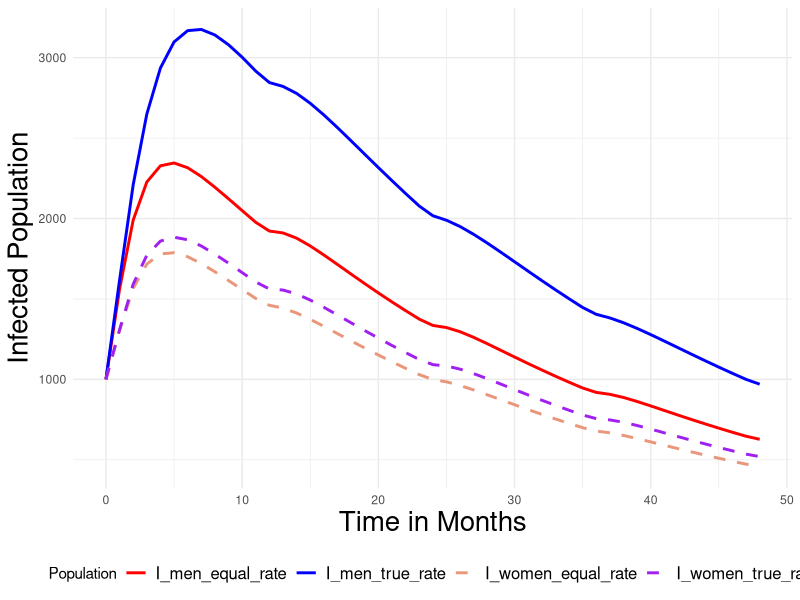
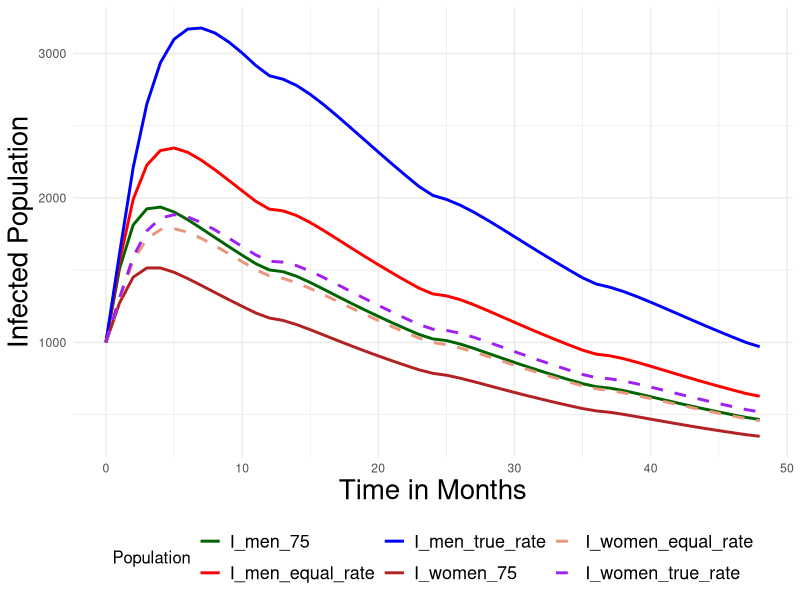
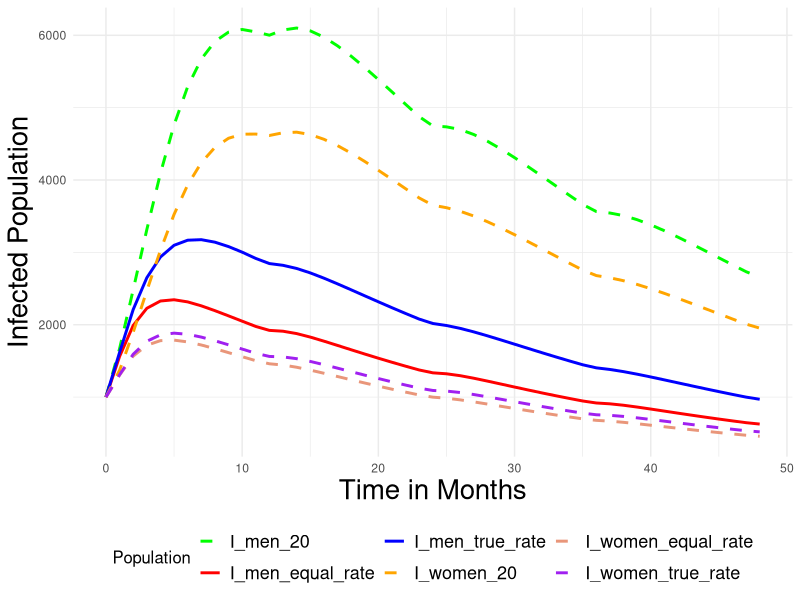
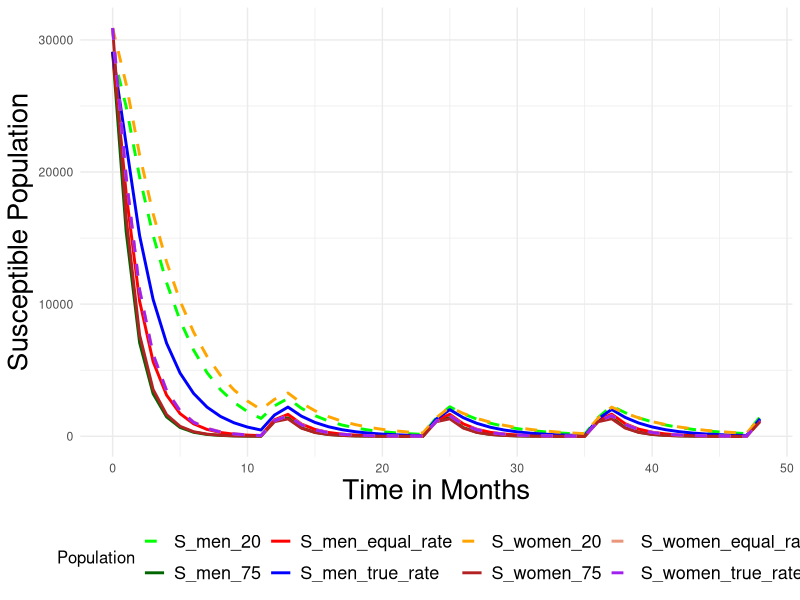
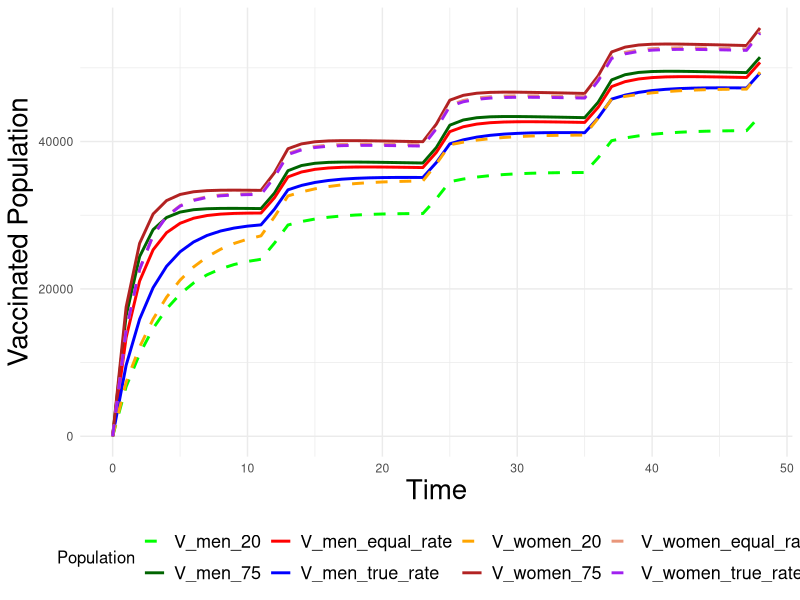

These figures' R source, in order:
# Load required libraries
library(deSolve)
library(pracma)
library(ggplot2)
library(dplyr)
library(tidyr)

lambda <- mean(rpois(1000, 2))

# Define the differential equations function for men and women
# Define the differential equations function for men and women
DiffEq <- function(t, state, parameters){
  with(as.list(c(state, parameters)), {
    # For men
    DS_men <- -lambda*beta*S_men*I_women/(V_men+I_men+S_men) - S_men*alpha_men 
    DI_men <- lambda*beta*S_men*I_women/(V_men+I_men+S_men) - (I_men*0.9)/24 + (beta*V_men*(1-0.998))/(V_men+I_men+S_men)
    DV_men <- S_men*alpha_men - beta*V_men*(1-0.998)
    
    # For women
    DS_women <- -beta*S_women*I_men/(V_women+I_women+S_women) - S_women*alpha_women
    DI_women <- beta*S_women*I_men/(V_women+I_women+S_women) - (I_women*0.9)/24 + (beta*V_women*(1-0.998))/(V_women+I_women+S_women)
    DV_women <- S_women*alpha_women - beta*V_women*(1-0.998)
    
    
    # Introduce a pulse of susceptible individuals every 12 steps for both men and women
    if (round(t) %% 12 == 0) {
      DS_men <- DS_men + 0.485*pulse_amount*0.41 - 1/4*DS_men   #<- you need to change this number (0.0.41)
      DV_men <- DV_men - 1/4*DV_men + 0.485*pulse_amount*0.59   #<- you need to change this number (0.59)
      DI_men <- DI_men - 1/4*DI_men                       # these need to be out of 1 tho so make sure that is the case
      
      DS_women <- DS_women + 0.515*pulse_amount*0.36 - 1/4*DS_women #<- you need to change this number (0.36)
      DV_women <- DV_women - 1/4*DV_women + 0.515*pulse_amount*0.64 #<- you need to change this number (0.64)
      DI_women <- DI_women - 1/4*DI_women 
    }
    
    list(c(DS_men, DI_men, DV_men, DS_women, DI_women, DV_women))
  })
}

# Set initial state for men and women
state <- c(S_men = 60000*0.485, I_men = 1000, V_men = 0,
           S_women = 60000*0.515, I_women = 1000, V_women = 0)
pulse_amount <- 13665
# Set time points for simulation
times <- seq(0, 4*12, by = 1)

### Scenario 1: Separate alpha values for men and women
parameters1 <- c(beta = 0.8795*0.479, alpha_men = 0.34, alpha_women = 0.552, lambda=lambda)
out1 <- ode(y = state, times = times, func = DiffEq, parms = parameters1)

### Scenario 2: Same alpha for men and women
parameters2 <- c(beta = 0.8795*0.479, alpha_men = 0.552, alpha_women = 0.552, lambda=lambda)
out2 <- ode(y = state, times = times, func = DiffEq, parms = parameters2)

### Scenario 3: both sexes have vaccination rates of 0.75
parameters3 <- c(beta = 0.8795*0.479, alpha_men = 0.75, alpha_women = 0.75, lambda=lambda)
out3 <- ode(y=state, times = times, func=DiffEq, parms = parameters3)


### Scenario 1: Separate alpha values for men and women
parameters4 <- c(beta = 0.8795*0.479, alpha_men = 0.2, alpha_women = 0.2, lambda=lambda)
out4 <- ode(y = state, times = times, func = DiffEq, parms = parameters4)


# Initialize vectors to store total infected at the end of each year (12, 24, 36, 48 months)
total_infected_1 <- numeric(16)
total_infected_2 <- numeric(16)
total_infected_3 <- numeric(16)
total_infected_4 <- numeric(16)
total_men_1 <- numeric(16)
total_men_2 <- numeric(16)
total_men_3 <- numeric(16)
total_men_4 <- numeric(16)
total_women_1 <- numeric(16)
total_women_2 <- numeric(16)
total_women_3 <- numeric(16)
total_women_4 <- numeric(16)


# Count cumulative infected individuals (currently infected + recovered) for Scenario 1
for (i in 1:16) {
  time_index <- i * 3 # Time point at the end of each year
  total_infected_1[i] <- out1[time_index, "I_men"] + out1[time_index, "I_women"]
  total_men_1[i] <- out1[time_index, "I_men"]
  total_women_1[i] <- out1[time_index, "I_women"]
}

# Count cumulative infected individuals (currently infected + recovered) for Scenario 2
for (i in 1:16) {
  time_index <- i * 3 # Time point at the end of each year
  total_infected_2[i] <- out2[time_index, "I_men"] + out2[time_index, "I_women"]
  total_men_2[i] <- out2[time_index, "I_men"]
  total_women_2[i] <- out2[time_index, "I_women"]
}

# Count cumulative infected individuals (currently infected + recovered) for Scenario 2
for (i in 1:16) {
  time_index <- i * 3  # Time point at the end of each year
  total_infected_3[i] <- out3[time_index, "I_men"] + out3[time_index, "I_women"]
  total_men_3[i] <- out3[time_index, "I_men"]
  total_women_3[i] <- out3[time_index, "I_women"]
}

# Count cumulative infected individuals (currently infected + recovered) for Scenario 2
for (i in 1:16) {
  time_index <- i * 3  # Time point at the end of each year
  total_infected_4[i] <- out4[time_index, "I_men"] + out4[time_index, "I_women"]
  total_men_4[i] <- out4[time_index, "I_men"]
  total_women_4[i] <- out4[time_index, "I_women"]
}


# Print the cumulative infected counts for Scenario 1
print("Cumulative Infected Counts current Vaccination rate (Every 3 Months):")
print(round(sum(total_infected_1),0))
print("Cumulative Infected Counts matched Vaccination rate (Every 3 Months):")
print(round(sum(total_infected_2),0))
print("Cumulative Infected Counts 75% Vaccination rate (Every 3 Months):")
print(round(sum(total_infected_3),0))
print("Cumulative Infected men Counts Scenario 1 (over 4 years):")
print(round(sum(total_men_1),0))
print(round(sum(total_women_1), 0))
print("Cumulative Infected men Counts Scenario 2 (Every 3 Months):")
print(round(sum(total_men_2),0))
print(round(sum(total_women_2),0))
print("Cumulative Infected men Counts Scenario 2 (Every 3 Months):")
print(round(sum(total_men_3),0))
print(round(sum(total_women_3),0))
print(round(sum(total_men_4),0))
print(round(sum(total_women_4),0))


library(ggplot2)
library(tidyr)
# Prepare the data for combined Scenario 1 and Scenario 2 (only Infected)
data_combined1 <- data.frame(
  time = out1[, "time"],
  I_men_true_rate = out1[, "I_men"],         # Scenario 1
  I_women_true_rate = out1[, "I_women"],      # Scenario 1
  I_men_equal_rate = out2[, "I_men"],
  I_women_equal_rate = out2[, 'I_women']
)

# Convert to long format
data_combined_long1 <- gather(data_combined1, key = "Population", value = "Count", -time)

# Define colors and line types
colors_combined1 <- c("I_men_true_rate" = "blue", "I_women_true_rate" = "purple", 
                     "I_men_equal_rate" = "red", 'I_women_equal_rate' = 'darksalmon')

# Update the line types to valid ggplot2 types
line_types_combined1<- c("I_men_true_rate" = "solid", "I_women_true_rate" = "dashed", 
                         "I_men_equal_rate" = "solid",'I_women_equal_rate' = "dashed")

# Plot for combined Scenario 1 and Scenario 2 (Infected)
ggplot(data_combined_long1, aes(x = time, y = Count, color = Population, linetype = Population)) +
  geom_line(size = 1) +
  scale_color_manual(values = colors_combined1) +
  scale_linetype_manual(values = line_types_combined1) +
  labs(x = "Time in Months", y = "Infected Population", color = "Population") +
  theme_minimal() +
  theme(legend.position = "bottom",axis.title.x = element_text(size = 20),  # Change size of x-axis label
        axis.title.y = element_text(size = 20),
        legend.title = element_text(size = 11),   # Change size of legend title
        legend.text = element_text(size = 12))

data_combined2 <- data.frame(
  time = out1[, "time"],
  I_men_true_rate = out1[, "I_men"],         # Scenario 1
  I_women_true_rate = out1[, "I_women"],      # Scenario 1
  I_men_equal_rate = out2[, "I_men"],
  I_women_equal_rate = out2[, 'I_women'],
  I_women_75 = out3[, 'I_women'],
  I_men_75 = out3[, 'I_men']
)

# Convert to long format
data_combined_long2 <- gather(data_combined2, key = "Population", value = "Count", -time)

# Define colors and line types
colors_combined2 <- c("I_men_true_rate" = "blue", "I_women_true_rate" = "purple", 
                     "I_men_equal_rate" = "red", 'I_women_equal_rate' = 'darksalmon', 'I_women_75' = 'firebrick',
                     "I_men_75" = 'darkgreen') 

# Update the line types to valid ggplot2 types
line_types_combined2 <- c("I_men_true_rate" = "solid", "I_women_true_rate" = "dashed", 
                         "I_men_equal_rate" = "solid", 'I_women_75' = 'solid', "I_men_75" = 'solid'
                         , "I_women_equal_rate" = "dashed")

# Plot for combined Scenario 1 and Scenario 2 (Infected)
ggplot(data_combined_long2, aes(x = time, y = Count, color = Population, linetype = Population)) +
  geom_line(size = 1) +
  scale_color_manual(values = colors_combined2) +
  scale_linetype_manual(values = line_types_combined2) +
  labs(x = "Time in Months", y = "Infected Population", color = "Population") +
  theme_minimal() +
  theme(legend.position = "bottom",axis.title.x = element_text(size = 20),  # Change size of x-axis label
        axis.title.y = element_text(size = 20),
        legend.title = element_text(size = 12),   # Change size of legend title
        legend.text = element_text(size = 13))

# Prepare the data for combined Scenario 1 and Scenario 2 (only Infected)
data_combined3 <- data.frame(
  time = out1[, "time"],
  I_men_true_rate = out1[, "I_men"],         # Scenario 1
  I_women_true_rate = out1[, "I_women"],      # Scenario 1
  I_men_equal_rate = out2[, "I_men"],
  I_women_equal_rate = out2[, "I_women"],
  I_men_20 = out4[, 'I_men'],
  I_women_20 = out4[,"I_women"]
)

  # Convert to long format
data_combined_long3 <- gather(data_combined3, key = "Population", value = "Count", -time)

# Define colors and line types
colors_combined3 <- c("I_men_true_rate" = "blue", "I_women_true_rate" = "purple", 
                     "I_men_equal_rate" = "red", 'I_women_equal_rate' = 'darksalmon',"I_women_20" = 'orange', "I_men_20" = 'green')

# Update the line types to valid ggplot2 types
line_types_combined3 <- c("I_men_true_rate" = "solid", "I_women_true_rate" = "dashed", 
                         "I_men_equal_rate" = "solid", "I_women_20" ='dashed',"I_men_20" = 'dashed'
                         ,"I_women_equal_rate" = "dashed")
# Plot for combined Scenario 1 and Scenario 2 (Infected)
ggplot(data_combined_long3, aes(x = time, y = Count, color = Population, linetype = Population)) +
  geom_line(size = 1) +
  scale_color_manual(values = colors_combined3) +
  scale_linetype_manual(values = line_types_combined3) +
  labs(x = "Time in Months", y = "Infected Population", color = "Population") +
  theme_minimal() +
  theme(legend.position = "bottom",axis.title.x = element_text(size = 20),  # Change size of x-axis label
        axis.title.y = element_text(size = 20),
        legend.title = element_text(size = 12),   # Change size of legend title
        legend.text = element_text(size = 13))

# Prepare the data for combined Scenario 1 and Scenario 2 (only Infected)
data_combined4 <- data.frame(
  time = out1[, "time"],
  S_men_true_rate = out1[, "S_men"],         # Scenario 1
  S_women_true_rate = out1[, "S_women"],     # Scenario 1
  S_men_equal_rate = out2[, "S_men"],
  S_women_equal_rate = out2[, "S_women"],
  S_men_20 = out4[, 'S_men'],
  S_men_75 = out3[, 'S_men'],
  S_women_75 = out3[,'S_women'],
  S_women_20 = out4[, "S_women"]
)

# Convert to long format
data_combined_long4 <- gather(data_combined4, key = "Population", value = "Count", -time)

# Define colors and line types with correct column names
colors_combined4 <- c("S_men_true_rate" = "blue", "S_women_true_rate" = "purple", 
                      "S_men_equal_rate" = "red", 'S_women_equal_rate' = 'darksalmon', "S_women_20" = 'orange', "S_men_20" = 'green',
                      'S_women_75' = 'firebrick', "S_men_75" = 'darkgreen')
line_types_combined4 <- c("S_men_true_rate" = "solid", "S_women_true_rate" = "dashed", 
                          "S_men_equal_rate" = "solid", "S_women_20" ='dashed', "S_men_20" = 'dashed',
                          'S_women_75' = 'solid', "S_men_75" = 'solid', "S_women_equal_rate" = "dashed")

# Plot for combined Scenario 1 and Scenario 2 (Infected)
ggplot(data_combined_long4, aes(x = time, y = Count, color = Population, linetype = Population)) +
  geom_line(size = 1) +
  scale_color_manual(values = colors_combined4) +
  scale_linetype_manual(values = line_types_combined4) +
  labs(x = "Time in Months", y = "Susceptible Population", color = "Population") +
  theme_minimal() +
  theme(legend.position = "bottom",axis.title.x = element_text(size = 20),  # Change size of x-axis label
        axis.title.y = element_text(size = 20),
        legend.title = element_text(size = 12),   # Change size of legend title
        legend.text = element_text(size = 13))

# Prepare the data for combined Scenario 1 and Scenario 2 (only Vaccinated)
data_combined_vaccinated <- data.frame(
  time = out1[, "time"],
  V_men_true_rate = out1[, "V_men"],         # Scenario 1
  V_women_true_rate = out1[, "V_women"],     # Scenario 1
  V_men_equal_rate = out2[, "V_men"],
  V_women_equal_rate = out2[,"V_women"],     # Scenario 2
  V_men_75 = out3[,'V_men'],
  V_women_75 = out3[,'V_women'],
  V_men_20 = out4[, 'V_men'],                # Another scenario (20)
  V_women_20 = out4[,"V_women"]              # Another scenario (20)
)

# Convert to long format
data_combined_long_vaccinated <- gather(data_combined_vaccinated, key = "Population", value = "Count", -time)

# Define colors and line types for vaccinated data
colors_combined_vaccinated <- c("V_men_true_rate" = "blue", "V_women_true_rate" = "purple", 
                                "V_men_equal_rate" = "red", "V_women_20" = 'orange', "V_men_20" = "green",
                                "V_women_75" = "firebrick", 'V_men_75' = 'darkgreen', "V_women_equal_rate" = 'darksalmon')
line_types_combined_vaccinated <- c("V_men_true_rate" = "solid", "V_women_true_rate" = "dashed", 
                                    "V_men_equal_rate" = "solid", "V_women_20" = 'dashed', "V_men_20" = 'dashed',
                                    "V_men_75" = 'solid', "V_women_75" = "solid", "V_women_equal_rate" = "dashed")

# Plot for combined Scenario 1 and Scenario 2 (Vaccinated)
ggplot(data_combined_long_vaccinated, aes(x = time, y = Count, color = Population, linetype = Population)) +
  geom_line(size = 1) +
  scale_color_manual(values = colors_combined_vaccinated) +
  scale_linetype_manual(values = line_types_combined_vaccinated) +
  labs(x = "Time", y = "Vaccinated Population", color = "Population") +
  theme_minimal() +
  theme(legend.position = "bottom",
        axis.title.x = element_text(size = 20),  # Change size of x-axis label
        axis.title.y = element_text(size = 20),
        legend.title = element_text(size = 12),   # Change size of legend title
        legend.text = element_text(size = 13))



# Print the cumulative infected counts for Scenario 1
print("Cumulative Infected Counts Scenario 1 (Every 12 Months):")
print(round(sum(total_infected_1),0))
print("Cumulative Infected Counts Scenario 2 (Every 12 Months):")
print(round(sum(total_infected_2),0))
print("Cumulative Infected Counts Scenario 3 (Every 12 Months):")
print(round(sum(total_infected_3),0))
print("Cumulative Infected Counts Scenario 4 (Every 12 Months):")
print(round(sum(total_infected_4),0))
 
